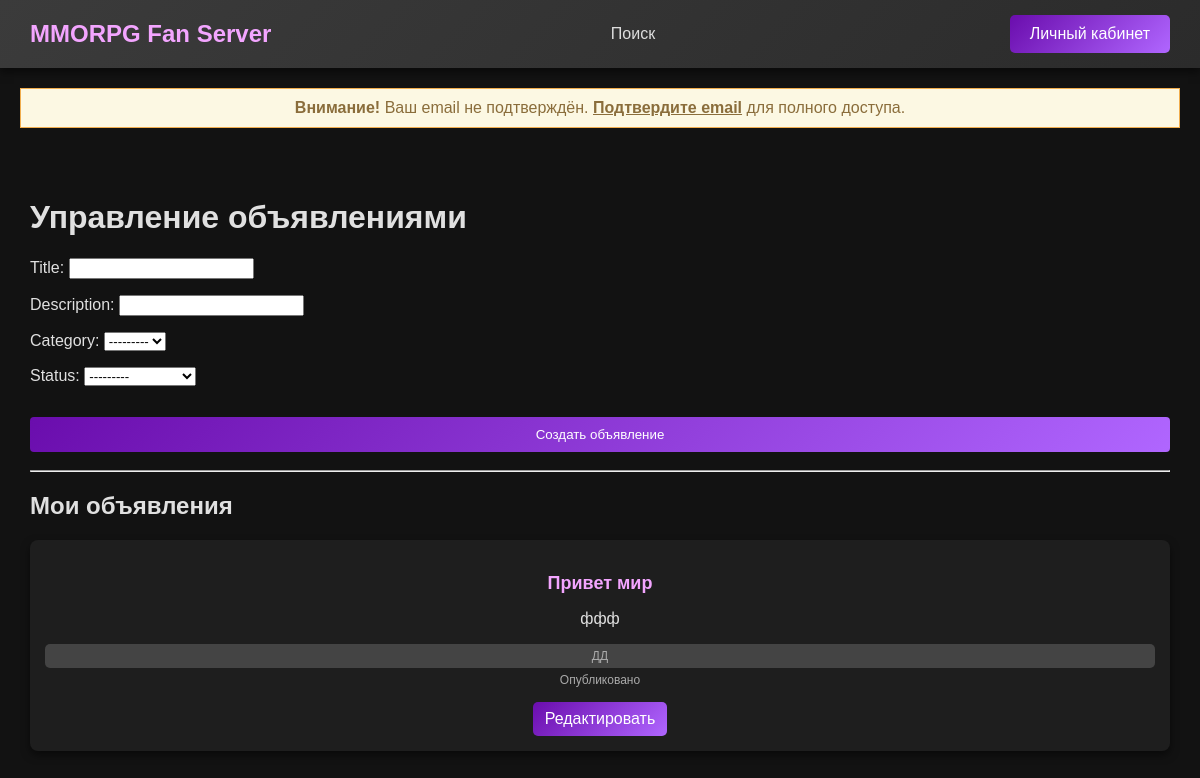
Page /create/ (signed in) on the earlier database version.
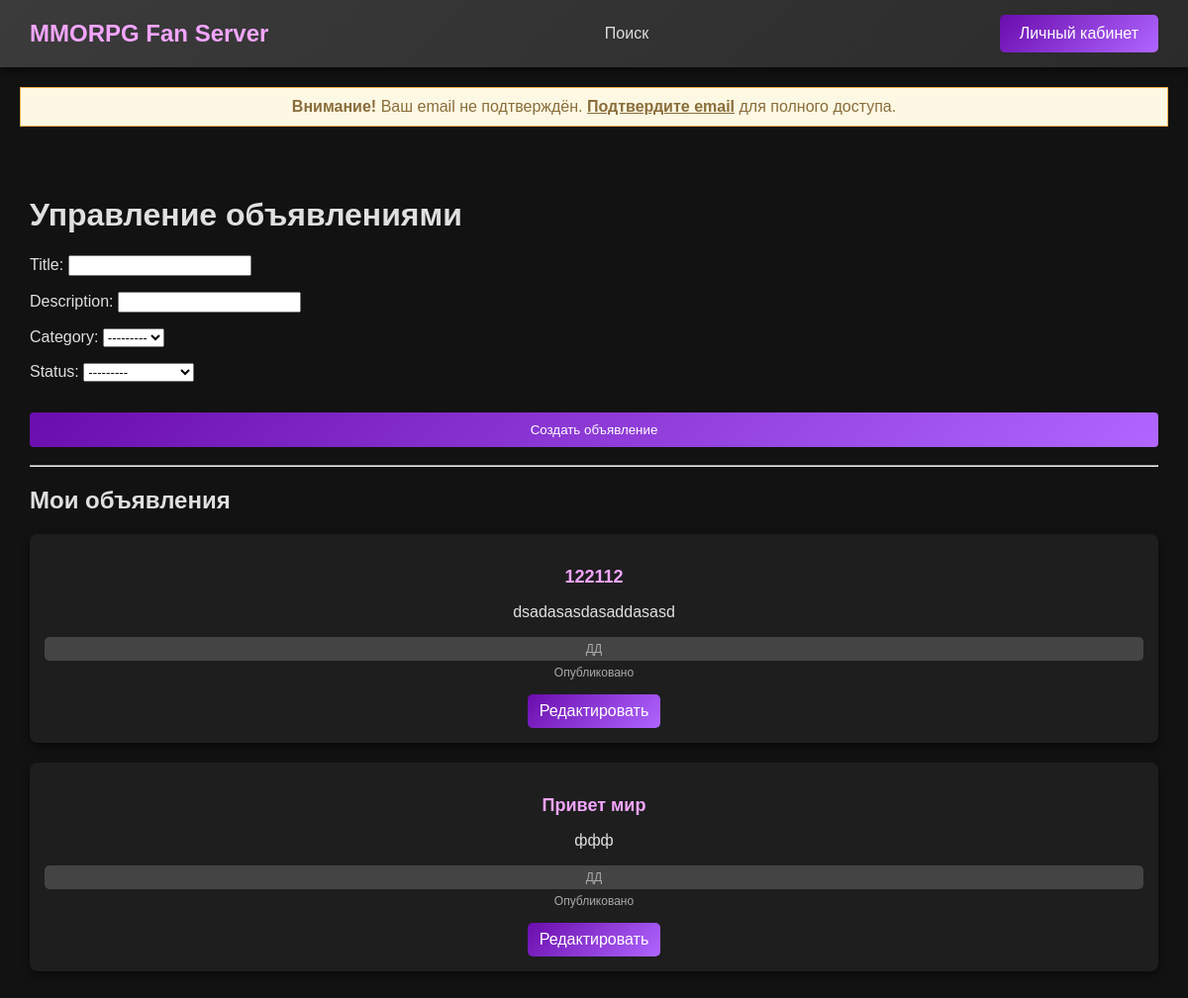
Same page on the later database version.
### ads/models.py (models this page shows, shortened)
class Ad(models.Model):
    title = models.CharField(max_length=200)
    description = CKEditor5Field('Content', config_name='default')
    category = models.ForeignKey(Category, on_delete=models.CASCADE)
    author = models.ForeignKey(CustomUser, on_delete=models.CASCADE)
    created_at = models.DateTimeField(auto_now_add=True)
    updated_at = models.DateTimeField(auto_now=True)
    status = models.CharField(max_length=50, choices=[('published', 'Опубликовано'), ('draft', 'Черновик')])
    class Meta:
        ordering = ['-created_at']
        verbose_name = 'Объявление'
        verbose_name_plural = 'Объявления'

class Category(models.Model):
    name = models.CharField(max_length=50)
    def __str__(self):
        return self.name
    class Meta:
        verbose_name = 'Категория'
        verbose_name_plural = 'Категории'

### ads/views.py (the view)
# urls.py: path('create/', views.createView, name='create'),
@login_required
def createView(request):
    ad_id = request.GET.get('edit')
    ad_to_edit = None
    if ad_id:
        ad_to_edit = get_object_or_404(Ad, id=ad_id, author=request.user)
        form = AdForm(request.POST or None, request.FILES or None, instance=ad_to_edit)
        if request.method == 'POST' and form.is_valid():
            form.save()
            return redirect('index')
    else:
        form = AdForm(request.POST or None, request.FILES or None)
        if request.method == 'POST' and form.is_valid():
            ad = form.save(commit=False)
            ad.author = request.user
            ad.save()
            return redirect('index')
    ads = Ad.objects.filter(author=request.user)
    context = {
        'form': form,
        'ads': ads,
        'ad_to_edit': ad_to_edit,
    }
    return render(request, 'ads/myads.html', context)

### ads/forms.py
class AdForm(forms.ModelForm):
    description = forms.CharField(widget=CKEditor5Widget(config_name='default'))
    class Meta:
        model = Ad
        fields = ['title', 'description', 'category', 'status']

### ads/templates/ads/myads.html (shortened to what this page needs)
{% extends 'base.html' %}
{% load static %}
{% block content %}
<div class="main-container">
    <h1>Управление объявлениями</h1>
    <form method="post" enctype="multipart/form-data">
        {{ form.as_p }}
        <button type="submit" class="btn btn-primary">
            {% if ad_to_edit %} Сохранить изменения {% else %} Создать объявление {% endif %}
        </button>
    </form>
    <hr>
    <h2>Мои объявления</h2>
    <div class="user-ads-list">
        {% for ad in ads %}
            <div class="user-ad-card">
                <h3>{{ ad.title|truncatechars:20 }}</h3>
                <p>{{ ad.description|truncatewords:10|striptags }}</p>
                <span class="category">{{ ad.category }}</span>
                <span class="status">{{ ad.get_status_display }}</span>
                <a href="?edit={{ ad.id }}" class="btn btn-secondary small-btn">Редактировать</a>
            </div>
        {% endfor %}
    </div>
</div>
{% endblock %}

Differences in the rows shown:
added Ad: title "122112", description "dsadasasdasaddasasd", category "ДД", status "Опубликовано"
